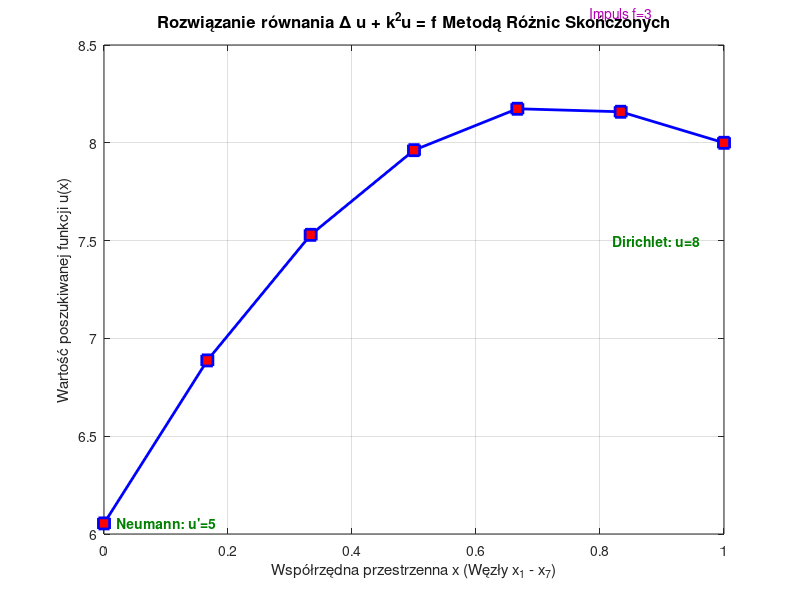

MATLAB code to generate this figure:
% =========================================================================
% PROJEKT: METODY NUMERYCZNE - METODA RÓŻNIC SKOŃCZONYCH (MRS) 1D (Wersja 3)
% AUTOR: FRANCISZEK SZAREK, GRUPA 12
% TEMAT: ROZWIĄZANIE RÓWNANIA HELMHOLTZA: u'' + k^2 * u = f Z ZAPISEM WYNIKÓW I WYKRESU DO PLIKU
% ŚRODOWISKO: GNU OCTAVE
% =========================================================================

clear; clc; close all;

fprintf('=========================================================\n');
fprintf('Rozpoczynanie obliczen MRS dla siatki N = 7\n');
fprintf('=========================================================\n');

% --- 1. PARAMETRY WEJŚCIOWE ZGODNIE Z TABLICĄ I TRANSKRYPCJĄ ---
N = 7;                  % Liczba węzłów (x_1 do x_7)
L = 1.0;                % Przyjęta długość przedziału obliczeniowego
h = L / (N - 1);        % Krok siatki obliczeniowej
x = linspace(0, L, N);  % Współrzędne węzłów siatki

k = 1.0;                % Współczynnik k z równania u'' + k^2*u = f
f_impuls = 3.0;         % Wartość źródła f działającego w węźle 6

pochodna_lewa = 5.0;    % Warunek Neumanna na lewym brzegu (pochodna = 5)
wartosc_prawa = 8.0;    % Warunek Dirichleta na prawym brzegu (u_7 = 8)

% --- 2. INICJALIZACJA MACIERZY UKŁADU ---
A = zeros(N, N);
b = zeros(N, 1);

% --- 3. BUDOWA UKŁADU RÓWNAŃ (A * u = b) ---

% Wiersz 1: Lewy brzeg (x_1) - Warunek Neumanna (iloraz progresywny)
A(1, 1) = -1;
A(1, 2) = 1;
b(1)    = pochodna_lewa * h;

% Wiersze 2 do 6: Węzły wewnętrzne siatki
for i = 2:6
    A(i, i-1) = 1;
    A(i, i)   = (k^2 * h^2) - 2;
    A(i, i+1) = 1;
    
    if i == 6
        b(i) = f_impuls * h^2;
    else
        b(i) = 0.0;
    end
end

% Wiersz 7: Prawy brzeg (x_7) - Warunek Dirichleta
A(N, N) = 1;
b(N)    = wartosc_prawa;

% --- 4. ROZWIĄZANIE UKŁADU ZA POMOCĄ ODWRACANIA MACIERZY ---
A_inv = inv(A);
u = A_inv * b;

% --- 5. ZAPIS WYNIKÓW TEKSTOWYCH DO PLIKU ---
nazwa_pliku_txt = 'wyniki_mrs_szarek.txt';
fileID = fopen(nazwa_pliku_txt, 'w');

if fileID == -1
    error('Nie udalo sie otworzyc pliku do zapisu.');
end

fprintf(fileID, '=========================================================\n');
fprintf(fileID, 'RAPORT Z OBLICZEN NUMERYCZNYCH - METODA ROZNIC SKONCZONYCH\n');
fprintf(fileID, 'AUTOR: FRANCISZEK SZAREK, GRUPA 12\n');
fprintf(fileID, '=========================================================\n\n');

fprintf(fileID, 'WYNIKI KONCOWE (Wartosci u w wezlach):\n');
fprintf(fileID, '%-10s %-15s %-15s\n', 'Wezel', 'Wspolrzedna x', 'Wartosc u(x)');
fprintf(fileID, '---------------------------------------------\n');
for i = 1:N
    fprintf(fileID, 'x_%d        %-15.4f %-15.4f\n', i, x(i), u(i));
end

fclose(fileID);
fprintf('Wyniki tekstowe zostaly pomyslnie zapisane do pliku: %s\n', nazwa_pliku_txt);

% --- 6. WIZUALIZACJA WYNIKÓW I ZAPIS WYKRESU DO PLIKU PNG ---
fig = figure('Name', 'Projekt MRS 1D - Franciszek Szarek', 'Visible', 'off'); % Tworzymy wykres w tle
plot(x, u, '-sb', 'LineWidth', 2, 'MarkerSize', 8, 'MarkerFaceColor', 'r');
grid on;

title('Rozwiązanie równania \Delta u + k^2u = f Metodą Różnic Skończonych', 'FontSize', 12);
xlabel('Współrzędna przestrzenna x (Węzły x_1 - x_7)', 'FontSize', 11);
ylabel('Wartość poszukiwanej funkcji u(x)', 'FontSize', 11);

% Adnotacje
text(x(1)+0.02, u(1), sprintf('Neumann: u''=%g', pochodna_lewa), 'Color', [0, 0.5, 0], 'FontWeight', 'bold');
text(x(6)-0.05, u(6)+0.5, sprintf('Impuls f=%g', f_impuls), 'Color', [0.7, 0, 0.7]);
text(x(7)-0.18, u(7)-0.5, sprintf('Dirichlet: u=8', wartosc_prawa), 'Color', [0, 0.5, 0], 'FontWeight', 'bold');

% Zapisywanie wykresu
nazwa_pliku_png = 'wykres_mrs_szarek.png';
print(fig, nazwa_pliku_png, '-dpng', '-r300'); % Zapis do PNG w rozdzielczości 300 DPI
